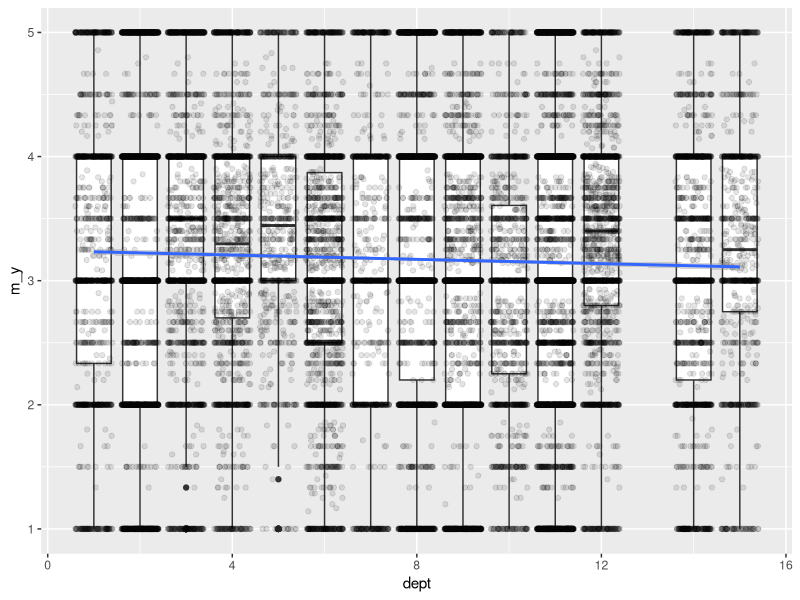
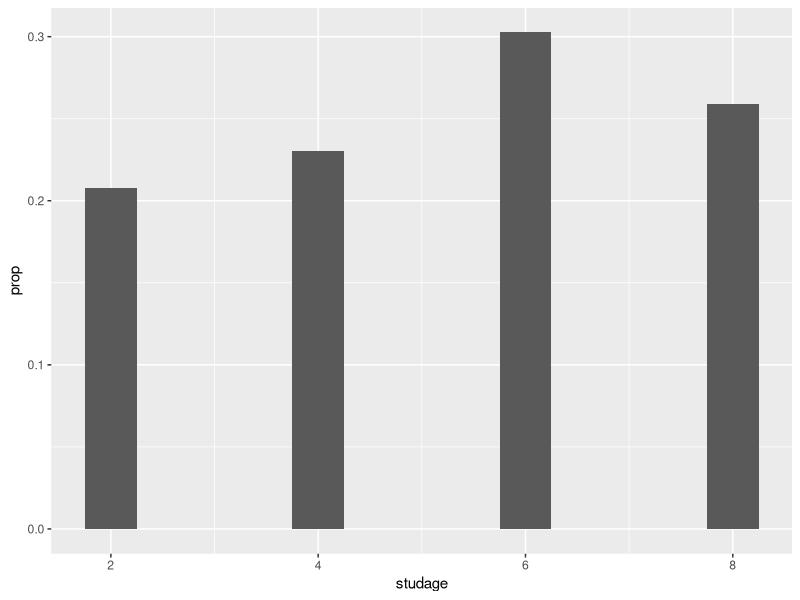
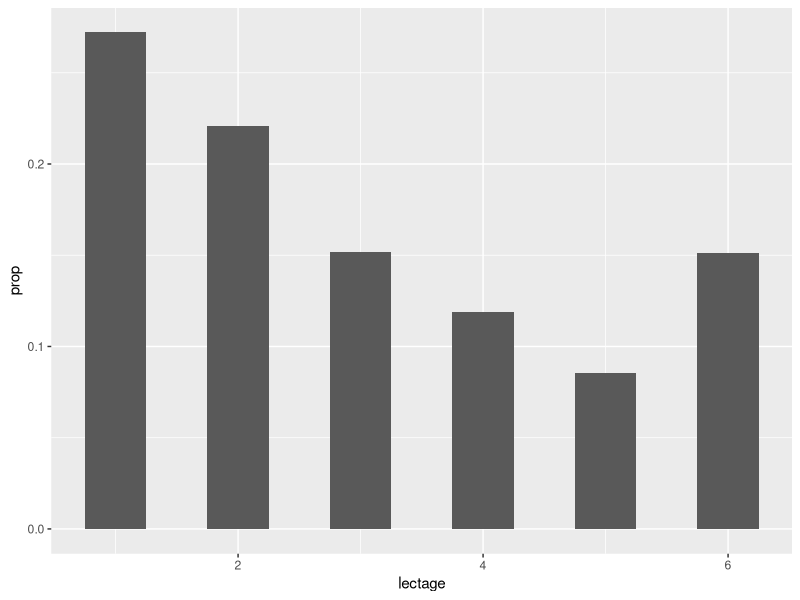
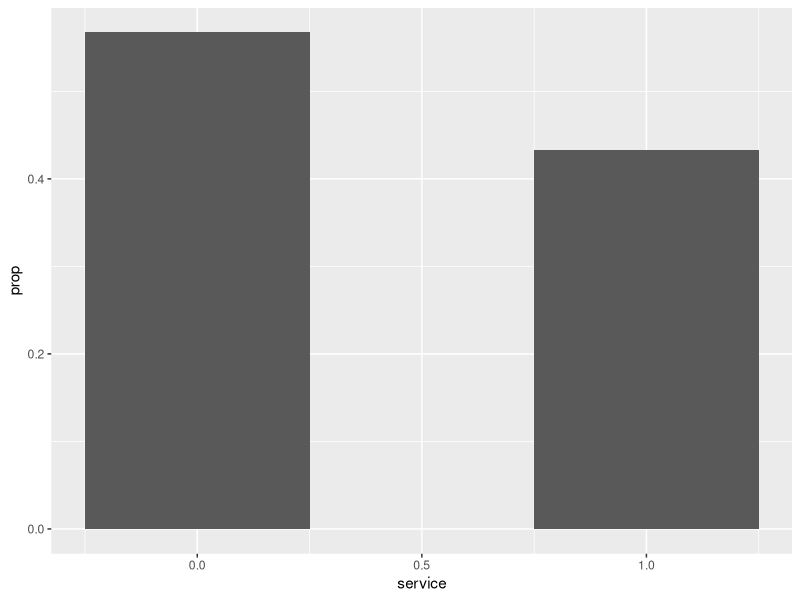
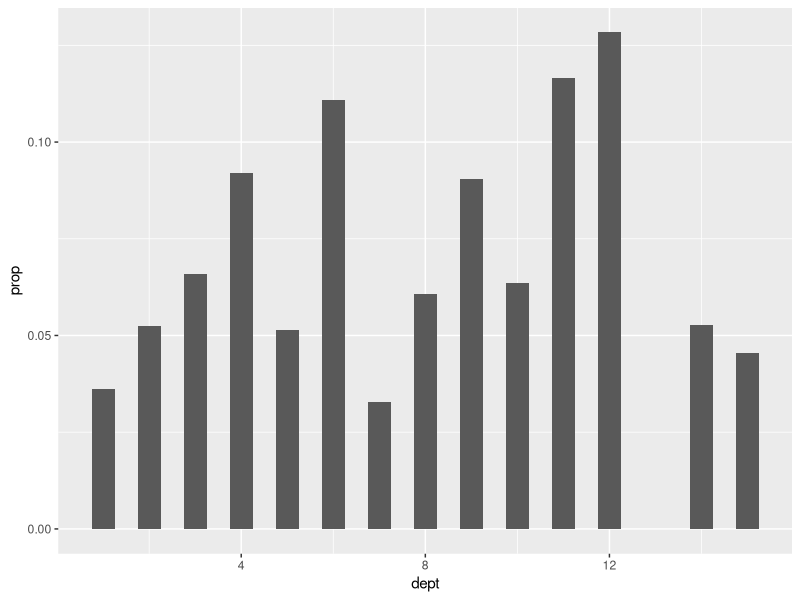
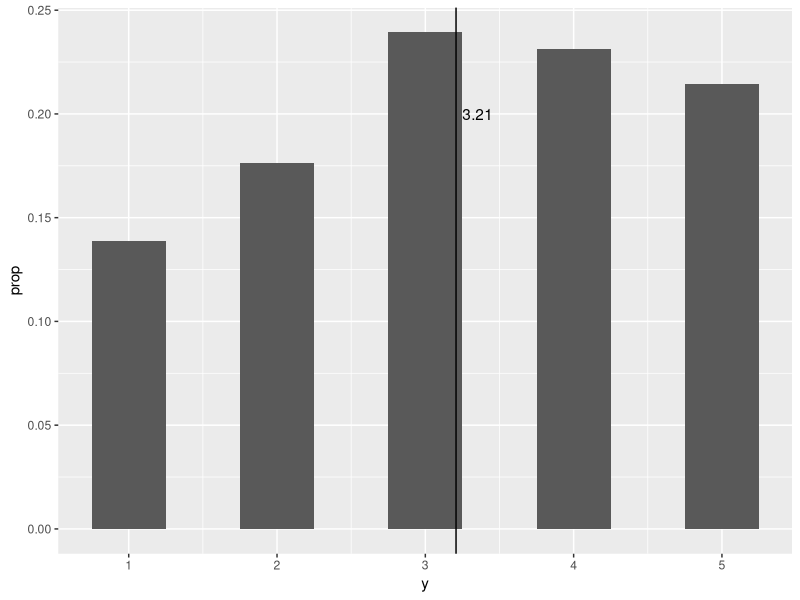
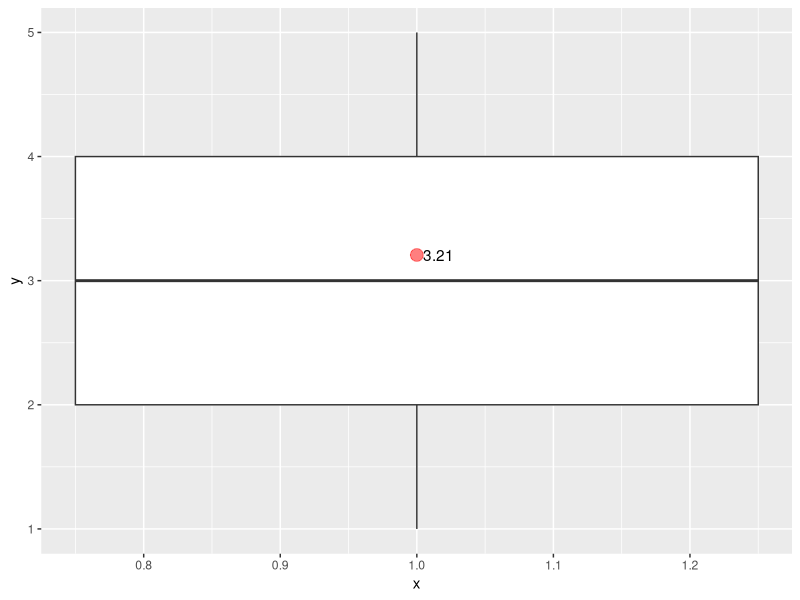
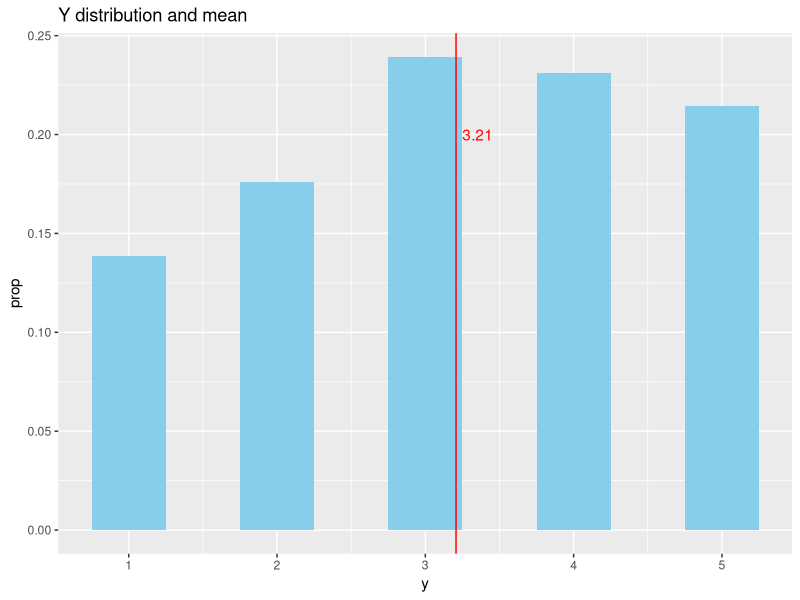

R code for these plots, in order: (Note: this script raises an error after producing the figures.)
#' ---
#' title: Exploration of the insteval dataset
#' author "Bruno Fischer Colonimos"
#' output:
#'     html_document:
#'         number_section: yes
#'         toc: yes
#'         toc_depth: 4
#' ---



#' ***********************************
#'
#' ```{r setup, include=FALSE}
#' knitr::opts_chunk$set(echo = TRUE)
#' ```
#'

setwd("InstEval2")

suppressPackageStartupMessages(library(ggplot2))
suppressPackageStartupMessages(library(dplyr))



# load data
# ===========
df <- read.csv(file = file.path("data", "InstEval.csv"),
               sep = ";", row.names = 1)

head(df)
tail(df)


# Data exploration
# ===============

# Cleaning - remove row with missing values
# ------------------------------

#  detect
sapply(df, function(col) {sum(is.na(col))} )
# remove last row
df <- df[!is.na(df$studage), ]
#  verify
sapply(df, function(col) {sum(is.na(col))} )
tail(df)


#  essais par etudiants

unique(df$d)


df1 <- df[df$d == 1002,]
df1 <- arrange(df1, service, dept)

# by student
dfs <- df %>%
        group_by(s, lectage, dept, service) %>%
        summarise(m_y = mean(y), m_age = mean(studage))

ggplot(dfs, aes(dept, m_y)) +
        geom_boxplot(aes(group = dept)) +
        geom_jitter( height = 0, alpha = .1) +
        geom_smooth( method = "lm")






# one-variable bar charts
# function
g_bar <- function(varstr, dfr = df) {
        vname <- as.name(varstr)
        ggplot(data = dfr, aes_(vname)) +
                geom_bar( aes(y = ..prop..), width = 0.5)
}
# actual
g_bar("studage")
g_bar("lectage")
g_bar("service")
g_bar("dept")


g_bar("y") +
        geom_vline(xintercept = mean(df$y)) +
        geom_text(data = data.frame(mean_y = mean(df$y)),
                  aes(x = mean_y, y = .2, label = format(mean_y, digits = 3)),
                  hjust = -.2)


# y with boxplot

ggplot(data = df, aes(x = 1, y = y)) + geom_boxplot( width = 0.5) +
  geom_point(data = data.frame(mean_y = mean(df$y)), aes(y = mean_y), size = 4, color = "red", alpha = .5 ) +
  geom_text(data = data.frame(mean_y = mean(df$y)), aes(y = mean_y, label = format(mean_y, digits = 3)),
            hjust = -.2)


# ==============================================================================================
# comparing barplots


# facets with string aguments
myfacet <- function(row = ".", col = "."){
  fmla <- as.formula(paste0(row, " ~ ", col))
  facet_grid(fmla)
}


ybar_by <- function(vrow = "." , vcol = ".",
                    colfill="skyblue",
                    meansize = 4, meandigits = 3, meancolor = "red",
                    labheight = .2, labjust = -.2) {
        # missing arguments
        mvrow <- missing(vrow)
        mvcol <- missing(vcol)
        condpresent <- 2 - (as.integer(mvrow) + as.integer(mvcol))
        # compute the means by groups ----------

        # function for grouping dataframes
        groupif <- function(dframe, vrow, vcol, mvrow, mvcol) {
                rowvar <- as.name(vrow)
                colvar <- as.name(vcol)
                if (!mvrow & ! mvcol) {
                        group_by_(dframe, rowvar, colvar)
                } else if (!mvrow) {
                        group_by_(dframe, rowvar)
                } else if (!mvcol) {
                        group_by_(dframe, colvar)
                } else {
                        dframe
                }
        }

        # compute dataframe of conditional means
        mean_y_df <- df %>%
                groupif(vrow, vcol, mvrow, mvcol ) %>%
                summarise(mean_y = mean(y))

        # make the ggplot
        plot <- ggplot(data = df, aes(y)) +
                geom_bar( aes(y = ..prop..), width = 0.5, fill = colfill) +
                geom_vline(data = mean_y_df, aes(xintercept = mean_y), color = meancolor) +
                geom_text(data = mean_y_df, aes(x = mean_y, y = labheight, label = format(mean_y, digits = meandigits)),
                          color = meancolor, hjust = labjust)


        # + myfacet(vrow, vcol)

        if (!mvrow | !mvcol) {
                plot <- plot + myfacet(row = vrow, col = vcol)
        }

        # add title to plot
        if (condpresent <= 0) {
                plot_title <- "Y distribution and mean"
        } else if (condpresent == 1) {
                plot_title <- paste0("Y distribution and mean by ", ifelse (!mvrow , vrow, vcol)  )
        } else if (condpresent == 2) {
                plot_title <- paste0("Y distribution  and mean by ",  vrow, " and ", vcol)
        } else {
                stop( paste0("Error in ybar-by2: bad value for condpresent: ", condpresent) , call. = TRUE )
        }

        # return plot
        plot + labs(title = plot_title)

}

# -----------------------------------------------------------------------------------------
#  apply
ybar_by()
ybar_by("studage")
ybar_by("lectage")
ybar_by("service")
ybar_by("dept")


ybar_by("lectage", "studage")

ybar_by("studage", "service")
ybar_by("studage")
ybar_by(, "service")
ybar_by("service")
ybar_by("dept", "service") # evidence of interaction


# ========================================================================================================
# comparing boxplots



ybox_by <- function(vx, vrow = "." , vcol = "." ,
                    meansize = 4, meandigits = 3, meancolor = "red",
                    labheight = .2, labjust = -.2) { # all args = strings
        # missing arguments
        mvrow <- missing(vrow)
        mvcol <- missing(vcol)
        condpresent <- 2 - (as.integer(mvrow) + as.integer(mvcol))

        # preparation for circomventing nse
        xn <- as.name(vx)
        yn <- as.name("y")
        # compute the means by groups ----------

        # function for grouping dataframes
        groupif3 <- function(dframe, vx, vrow, vcol, mvrow, mvcol) {
                xvar <- as.name(vx)
                rowvar <- as.name(vrow)
                colvar <- as.name(vcol)
                if (!mvrow & ! mvcol) {
                        group_by_(dframe, xvar, rowvar, colvar)
                } else if (!mvrow) {
                        group_by_(dframe, xvar, rowvar)
                } else if (!mvcol) {
                        group_by_(dframe, xvar, colvar)
                } else {
                        group_by_(dframe, xvar)
                }
        }

        # compute dataframe of conditional means
        mean_y_df <- df %>%
                groupif3(vx, vrow, vcol, mvrow, mvcol ) %>%
                summarise(mean_y = mean(y))

        # make the ggplot

        plot <- ggplot(data = df,
                       aes_(xn, yn, group = xn) ) +
                geom_boxplot(width = 0.5, varwidth = TRUE) +
                geom_point(data = mean_y_df, aes(y = mean_y), size = meansize, color = meancolor, alpha = .5 ) +
                geom_line(data = mean_y_df, aes_(xn, quote(mean_y), group = 1), color = meancolor) +
                geom_text(data = mean_y_df, aes(y = mean_y, label = format(mean_y, digits = meandigits)),
                          hjust = labjust) # + geom_smooth(aes_(xn, yn), method = "lm")

        if (!mvrow | !mvcol) {
                plot <- plot + myfacet(row = vrow, col = vcol)
        }



        # add title to plot
        if (condpresent <= 0) {
                plot_title <- paste0("Y distribution and mean by ", vx)
        } else if (condpresent == 1) {
                plot_title <- paste0("Y distribution and mean by ", vx, " and ", ifelse (!mvrow , vrow, vcol)  )
        } else if (condpresent == 2) {
                plot_title <- paste0("Y distribution  and mean by ", vx, " and ",  vrow, " and ", vcol)
        } else {
                stop( paste0("Error in ybar-by2: bad value for condpresent: ", condpresent) , call. = TRUE )
        }

        # return plot
        plot  + labs(title = plot_title)

}


# tests

ybox_by("studage")
ybox_by("lectage")
ybox_by("service")
ybox_by("dept")


ybox_by("service", "lectage", meancolor = "blue", meansize = 3)
ybox_by("lectage", "service", meancolor = "blue", meansize = 3)
ybox_by("lectage", "dept", meancolor = "blue", meansize = 3)
ybox_by("lectage", "dept", "service", meancolor = "blue", meansize = 3)



# approaches by the mean:

mdf <- df %>%
        group_by(studage, lectage, service, dept) %>%
        summarise(mean_y = mean(y), cnt = n())

summary(mdf$mean_y)



# ========================================================================
# graphing regressions ========================================================================
# ========================================================================
# not yet ok

yreg_by <- function(vx, vrow = "." , vcln = ".", vcol = "",
                    linreg = TRUE,
                    meansize = 4, meandigits = 3, meancolor = "red",
                    labheight = .2, labjust = -.2) { # all args = strings
        # missing arguments
        mvrow <- missing(vrow)
        mvcln <- missing(vcln)
        mvcol <- missing(vcol)
        condpresent <- 2 - (as.integer(mvrow) + as.integer(mvcln))

        # preparation for circomventing nse
        xn <- as.name(vx)
        yn <- as.name("y")
        if (!mvcol) {vcol_n <- as.name(vcol)}
        # compute the means by groups ----------

        # function for grouping dataframes
        groupif3 <- function(dframe, vx, vrow, vcln, mvrow, mvcln) {
                xvar <- as.name(vx)
                rowvar <- as.name(vrow)
                clnvar <- as.name(vcln)
                if (!mvrow & ! mvcln) {
                        group_by_(dframe, xvar, rowvar, clnvar)
                } else if (!mvrow) {
                        group_by_(dframe, xvar, rowvar)
                } else if (!mvcln) {
                        group_by_(dframe, xvar, clnvar)
                } else {
                        group_by_(dframe, xvar)
                }
        }

        # compute dataframe of conditional means
        mean_y_df <- df %>%
                groupif3(vx, vrow, vcln, mvrow, mvcln ) %>%
                summarise(mean_y = mean(y))


        # make the ggplot
        # base
        if (mvcol) {
              plot <- ggplot(data = df, aes_(xn, yn) )
        } else {
                plot <- ggplot(data = df, aes_(xn, yn, color = vcol_n) )
        }
        # more components
        plot <- plot +
                geom_boxplot(aes_(group = xn), width = 0.5, varwidth = TRUE) +
                geom_point(data = mean_y_df, aes(y = mean_y), size = meansize, color = meancolor, alpha = .5 ) +
                geom_line(data = mean_y_df, aes_(xn, quote(mean_y), group = 1), color = meancolor) +
                geom_text(data = mean_y_df, aes(y = mean_y, label = format(mean_y, digits = meandigits)),
                          hjust = labjust)
        # dbug
        # print(plot)
        if (linreg) {
                plot <- plot + geom_smooth(# aes_(xn, yn),
                                           method = "lm")
        }

        if (!mvrow | !mvcln) {
                plot <- plot + myfacet(row = vrow, col = vcln)
        }



        # add title to plot
        if (condpresent <= 0) {
                plot_title <- paste0("Y distribution and mean by ", vx)
        } else if (condpresent == 1) {
                plot_title <- paste0("Y distribution and mean by ", vx, " and ", ifelse (!mvrow , vrow, vcln)  )
        } else if (condpresent == 2) {
                plot_title <- paste0("Y distribution  and mean by ", vx, " and ",  vrow, " and ", vcln)
        } else {
                stop( paste0("Error in ybar-by2: bad value for condpresent: ", condpresent) , call. = TRUE )
        }

        # return plot
        plot  + labs(title = plot_title)

}


# application

yreg_by("studage")
yreg_by("lectage")
yreg_by("service")
yreg_by("dept")


ybox_by("service", "lectage", meancolor = "blue", meansize = 3)

yreg_by("lectage", "service") #===========================================
yreg_by("lectage", vcol = "service") ######################

yreg_by("lectage", "dept")
yreg_by("lectage", vcol = "dept") #################
yreg_by("lectage", "dept", "service", meansize = 3)


df


